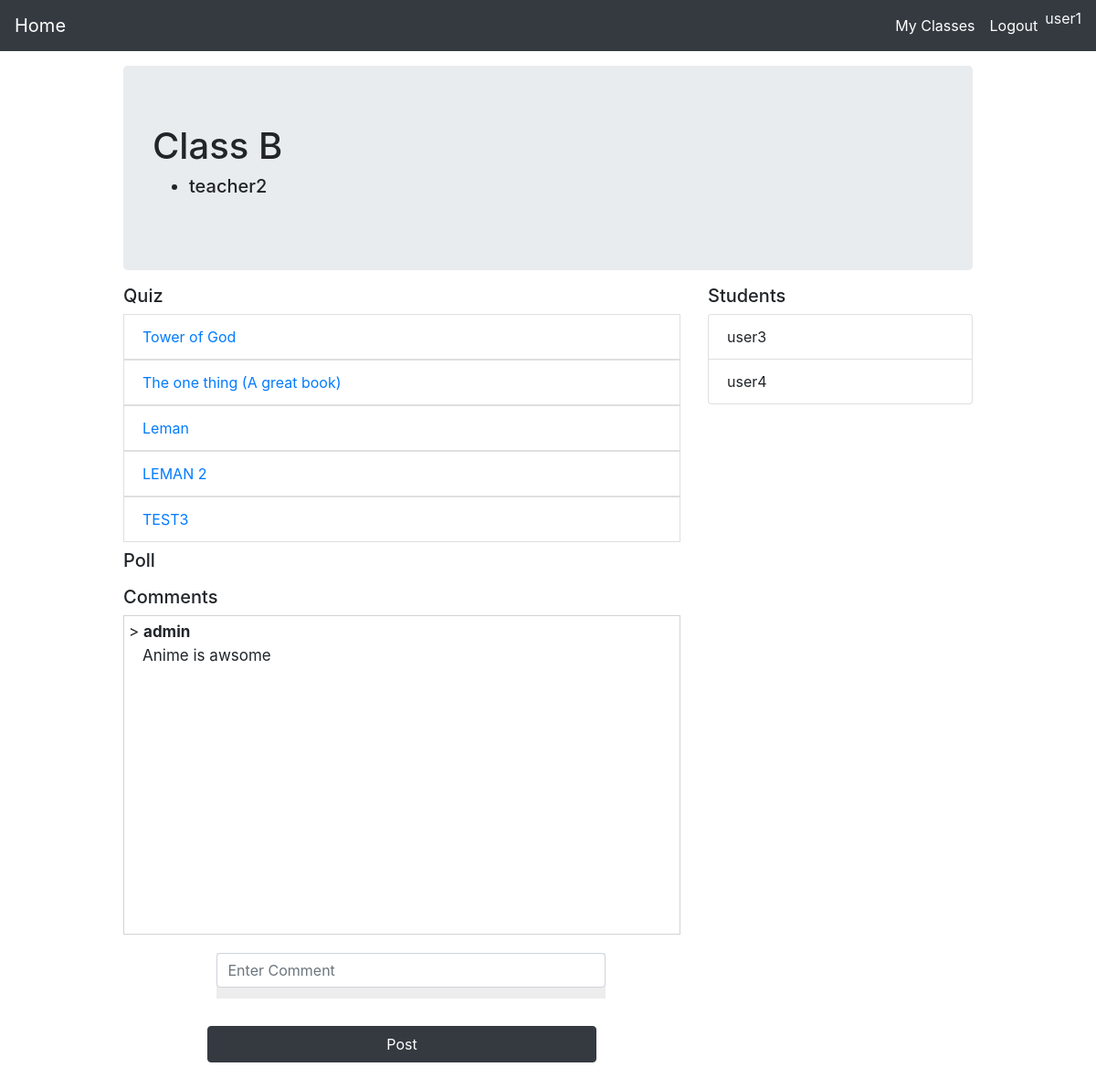
/quiz/class_view/2 (signed in), run on an earlier commit of the app's database.
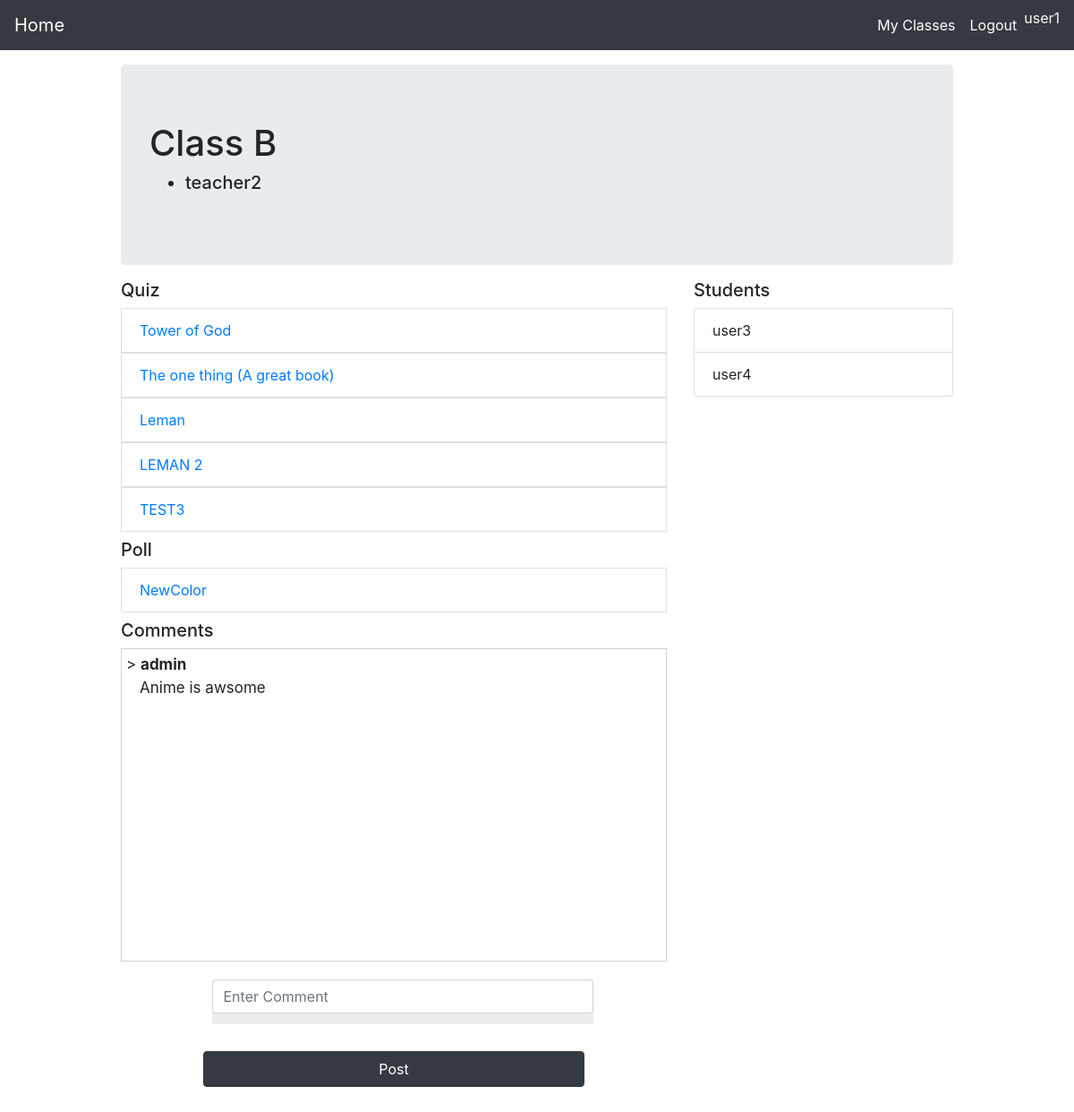
And on a later commit of the database.
### quiz/models.py (models this page shows, shortened)
class Quiz(models.Model):
    title = models.CharField(max_length=250)
    description = models.TextField()
    classes = models.ManyToManyField(Class)
    make_visible = models.BooleanField(default=False)
    total_questions = models.IntegerField(primary_key=False,default=0)
    answer_available = models.BooleanField(primary_key=False,default=False)
    timer = models.IntegerField(primary_key=False,null=True,blank=True,validators=[MinValueValidator(9), MaxValueValidator(31)],)

class Comments(models.Model):
    comment = models.TextField(blank=False,null=False)
    user = models.ForeignKey(User,on_delete=models.CASCADE)
    spam = models.BooleanField(null=True,blank=True,primary_key=False)
    clas = models.ForeignKey(Class,on_delete=models.CASCADE)

class Poll(models.Model):
    title = models.CharField(max_length=250)
    classes = models.ManyToManyField(Class)
    activate = models.BooleanField(default=False,primary_key=False)

### quiz/views.py (the view)
# urls.py: path('class_view/<int:class_pk>',views.classView,name='classView'),
@login_required
def classView(request,class_pk):
    stud_info = []
    quiz_info = []
    poll_list = []
    class_obj = get_object_or_404(Class,pk=class_pk)
    if str(request.user.job.status) == 'student':
        poll_list = list(Poll.objects.filter(activate=True).filter(classes=class_obj))
        quiz_list = list(Quiz.objects.filter(make_visible=True).filter(classes=class_obj))
        student_quiz_info = []
        if len(quiz_list) != 0:
            for quiz in quiz_list :
                stud_info = list(StudentQuizInfo.objects.filter(quiz_id=quiz.id).filter(user_id=request.user.id))
                if len(stud_info) != 0 :
                    student_quiz_info.append(stud_info[0])
                else :
                    student_quiz_info.append(None)
        quiz_info = zip(quiz_list,student_quiz_info)
    else :
        quiz_list = list(Quiz.objects.filter(classes=class_obj))
        poll_list = list(Poll.objects.filter(classes=class_obj))
    participant_list = class_obj.user.all()
    teacher_list = []
    student_list = []
    for each_user in participant_list :
        if each_user.is_superuser :
            pass
        elif str(each_user.job.status)== 'student' :
            student_list.append(each_user)
        elif str(each_user.job.status)== 'teacher' :
            teacher_list.append(each_user)
    user_list = []
    if Comments.objects.filter(clas_id=class_pk).exists():
        comments = get_list_or_404(Comments,clas_id=class_pk)
        for comment in comments :
            user_list.append(get_object_or_404(User,pk=comment.user_id))
    else :
        comments = []
    user_comments_list = zip(user_list,comments)
    context = {
        'quiz_info':quiz_info,
        'poll_list':poll_list,
        'class_obj':class_obj,
        'student_list':student_list,
        'teacher_list':teacher_list,
        'quiz_list':quiz_list,
        'comments_form':CommentsForm(),
        'user_comments_list':user_comments_list,
    }
    return render(request,'quiz/class_view.html',context)

### quiz/forms.py
class CommentsForm(forms.ModelForm) :
    class Meta :
        model = Comments
        fields = ('comment',)
        widgets = {
            'comment':forms.TextInput(attrs={'class': 'form-comments','placeholder':'Enter Comment'})
        }
        labels ={
            'comment' : (''),
        }
    def __init__(self, *args, **kwargs):
        super(CommentsForm, self).__init__(*args, **kwargs)
        self.fields['comment'].required=True

### templates/quiz/class_view.html (shortened to what this page needs)
{% extends "./base.html" %}
{% load crispy_forms_tags %}
{% load static %}
{% block content %}
<link rel="stylesheet" href="{% static 'quiz/class_view.css' %}">
<div class="container">
    <div class="jumbotron my-3">
        <h1>
            {{class_obj.class_name}}
        </h1>
        <h5>
            <ul>
                {% for each_teacher in teacher_list %}
                <li>{{each_teacher}}</li>
                {% endfor %}
            </ul>
        </h5>
    </div>
    <div class="row">
        <div class="col-md-8">
            <h5>Quiz</h5>
            <ul class="list-group">
                {% if request.user.job.status == 'student' %}
                    {% for quiz, info in quiz_info %}
                    <a href="{% url 'quiz:quizInfoTeacherView' quiz.id %}">
                        <li class="list-group-item">{{quiz.title}}</li>
                    </a>
                    {% endfor %}
                {% endif %}
            </ul>
        </div>
        <div class="col-md-4">
            <h5>Students </h5>
                <ul class="list-group">
                    {% for each_student in student_list %}
                    <li class="list-group-item">{{each_student}}</li>
                    {% endfor %}
                </ul>
        </div>
    </div>
    <div class="row">
        <div class="col-md-8 mt-2">
            <h5>Poll</h5>
            <ul class="list-group">
                {% for poll in poll_list %}
                    <a href="{% url 'quiz:createPollChoices' poll.id %}"><li class="list-group-item">{{poll.title}}</li></a>
                {% endfor %}
            </ul>
        </div>
        <div class="col-md-8 mb-2 mt-2">
            <h5>Comments</h5>
            <div class="comments-box">
                {% for user, comment in user_comments_list %}
                    <p class="username">> <Strong>{{user.username}}</Strong>
                    </p>
                    <p class="comment">{{comment.comment}}</p>
                {% endfor %}
            </div>
            <form action="{% url 'quiz:postComment' class_obj.id %}" method="POST">
                {{comments_form|crispy}}
                <button class="btn btn-dark w-100" type="submit">Post</button>
            </form>
        </div>
    </div>
</div>
{% endblock %}

What changed in the data, as far as the page shows it:
added Poll: title "NewColor"
